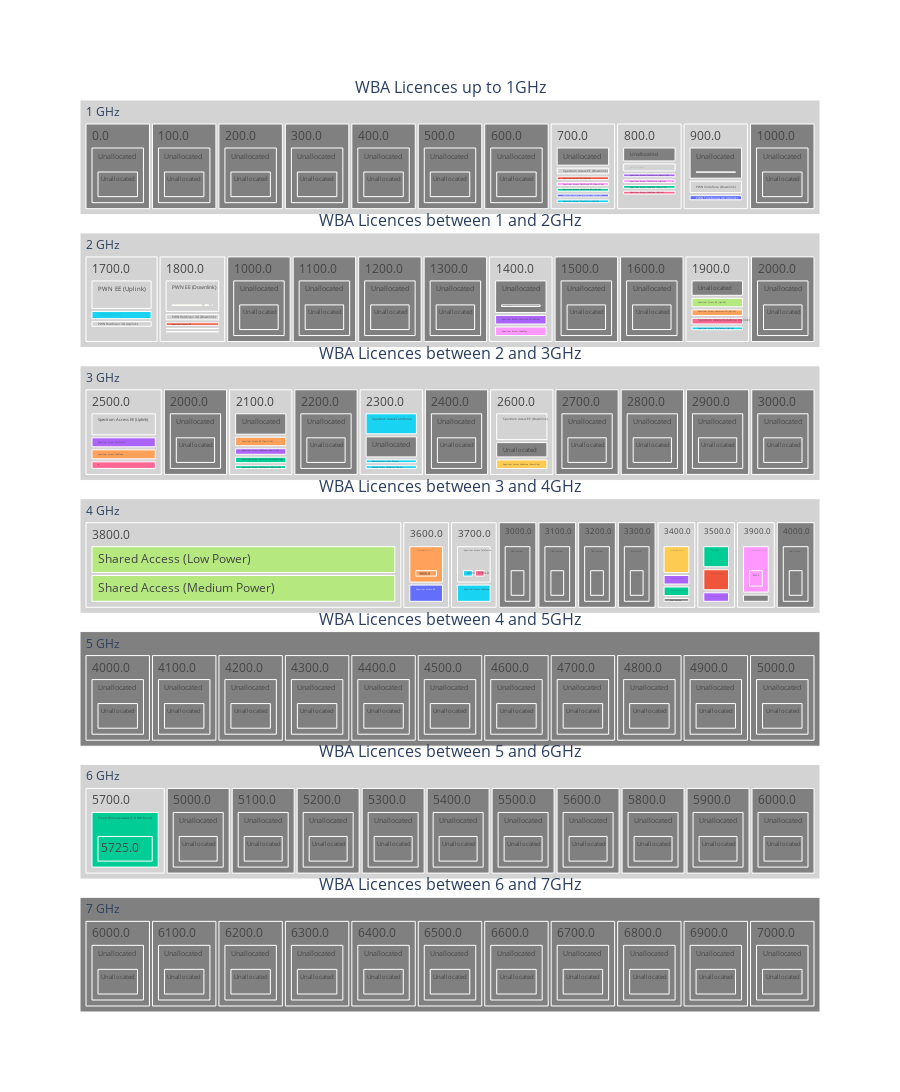

Source (notebook cell):
### Code cell
from plotly.subplots import make_subplots

fig = make_subplots(
    cols = 1, rows = 7,
    subplot_titles = ('WBA Licences up to 1GHz', 
        'WBA Licences between 1 and 2GHz',
        'WBA Licences between 2 and 3GHz',
        'WBA Licences between 3 and 4GHz',
        'WBA Licences between 4 and 5GHz',
        'WBA Licences between 5 and 6GHz',
        'WBA Licences between 6 and 7GHz'
    ),
    specs = [[{'type': 'treemap'}],
        [{'type': 'treemap'}],
        [{'type': 'treemap'}],
        [{'type': 'treemap'}],
        [{'type': 'treemap'}],
        [{'type': 'treemap'}],
        [{'type': 'treemap'}]
    ], vertical_spacing=0.02
)

fig.add_trace(treemap1.data[0],row=1,col=1)
fig.add_trace(treemap2.data[0],row=2,col=1)
fig.add_trace(treemap3.data[0],row=3,col=1)
fig.add_trace(treemap4.data[0],row=4,col=1)
fig.add_trace(treemap5.data[0],row=5,col=1)
fig.add_trace(treemap6.data[0],row=6,col=1)
fig.add_trace(treemap7.data[0],row=7,col=1)
fig.update_layout(height=4000)
fig.write_html('Ofcom Treemaps/UKSpectrumMapTreemap0.html')
fig.show()
